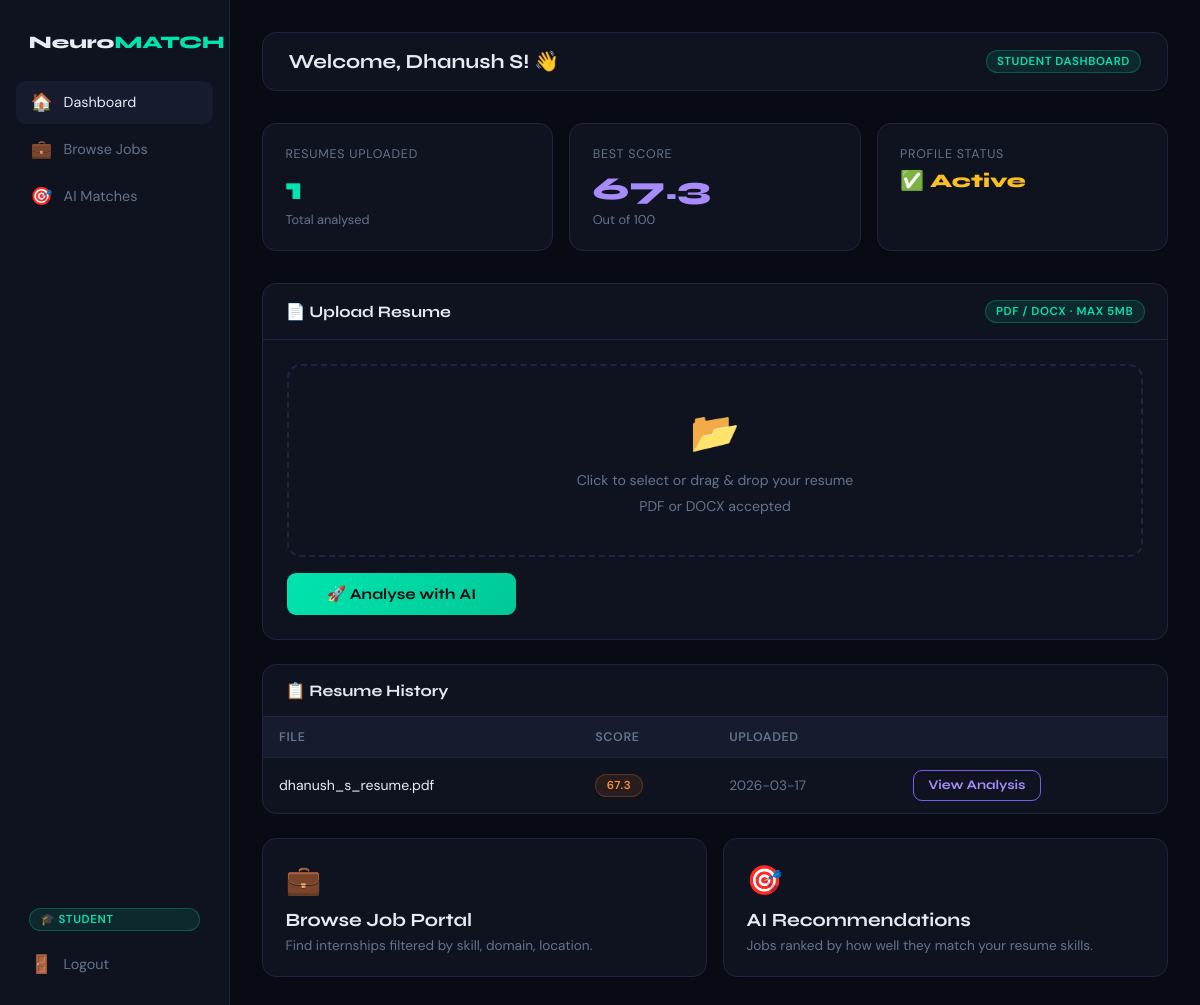
The app's page /user/dashboard (signed in) with its own data.
### tables this page shows
CREATE TABLE resumes (
        id           INTEGER PRIMARY KEY AUTOINCREMENT,
        user_id      INTEGER NOT NULL,
        filename     TEXT NOT NULL,
        skills       TEXT DEFAULT '[]',
        education    TEXT DEFAULT '',
        experience   TEXT DEFAULT '',
        score        REAL DEFAULT 0,
        keywords_json TEXT DEFAULT '{}',
        uploaded_at  TEXT DEFAULT (datetime('now')),
        FOREIGN KEY (user_id) REFERENCES users(id)
    );

### app.py (the view)
@app.route("/user/dashboard")
def user_dashboard():
    if session.get("role") != "user":
        return redirect(url_for("user_login"))
    conn    = get_db()
    resumes = qd(conn, "SELECT * FROM resumes WHERE user_id=? ORDER BY uploaded_at DESC",
                 (session["user_id"],))
    conn.close()
    return render_template("user_dashboard.html", name=session["user_name"], resumes=resumes)

### app.py (called while the page is built)
def get_db():
    conn = sqlite3.connect(DB_PATH)
    conn.row_factory = sqlite3.Row          # dict-like rows
    conn.execute("PRAGMA journal_mode=WAL") # safe concurrent writes
    return conn

def qd(conn, sql, args=(), one=False):
    cur = conn.execute(sql, args)
    rows = cur.fetchall()
    result = [dict(r) for r in rows]
    return result[0] if (one and result) else (None if one else result)

### templates/user_dashboard.html (shortened to what this page needs)
<!DOCTYPE html>
<html lang="en">
<head>
<link rel="stylesheet" href="{{ url_for('static', filename='css/style.css') }}">
</head>
<body>
<div class="dash-layout">
  <aside class="sidebar">
    <div class="sidebar-logo">Neuro<span>MATCH</span></div>
    <a href="{{ url_for('user_dashboard') }}" class="nav-link active"><span class="icon">🏠</span>Dashboard</a>
    <a href="{{ url_for('job_portal') }}"     class="nav-link"><span class="icon">💼</span>Browse Jobs</a>
    <a href="{{ url_for('job_recommend') }}"  class="nav-link"><span class="icon">🎯</span>AI Matches</a>
    <div style="flex:1"></div>
    <span class="badge badge-green" style="margin:.5rem .8rem">🎓 Student</span>
    <a href="{{ url_for('logout') }}" class="nav-link"><span class="icon">🚪</span>Logout</a>
  </aside>
  <main class="main-content">
    <div class="topbar">
      <h1>Welcome, {{ name }}! 👋</h1>
      <span class="badge badge-green">Student Dashboard</span>
    </div>
    <div class="stats-row">
      <div class="stat-card">
        <div class="lbl">Resumes Uploaded</div>
        <div class="val" style="color:var(--accent)">{{ resumes|length }}</div>
        <div class="sub">Total analysed</div>
      </div>
      <div class="stat-card">
        <div class="lbl">Best Score</div>
        <div class="val" style="color:#a78bfa">
          {% if resumes %}{{ "%.1f"|format(resumes[0].score) }}{% else %}—{% endif %}
        </div>
        <div class="sub">Out of 100</div>
      </div>
      <div class="stat-card">
        <div class="lbl">Profile Status</div>
        <div class="val" style="font-size:1.2rem;color:#fbbf24">
          {% if resumes %}✅ Active{% else %}⚠️ Incomplete{% endif %}
        </div>
      </div>
    </div>
    <div class="section-card">
      <div class="section-header">
        <h3>📄 Upload Resume</h3>
        <span class="badge badge-green">PDF / DOCX · Max 5MB</span>
      </div>
      <div style="padding:1.5rem">
        <form method="POST" action="{{ url_for('upload_resume') }}" enctype="multipart/form-data">
          <div class="upload-zone" id="dz" onclick="document.getElementById('rf').click()">
            <div class="uz-icon">📂</div>
            <p id="fn">Click to select or drag & drop your resume</p>
            <p class="text-sm mt-1">PDF or DOCX accepted</p>
          </div>
          <button class="btn btn-primary mt-2" type="submit" style="width:auto;padding:.75rem 2.5rem">
            🚀 Analyse with AI
          </button>
        </form>
      </div>
    </div>
    {% if resumes %}
    <div class="section-card">
      <div class="section-header"><h3>📋 Resume History</h3></div>
      <table>
        <thead><tr><th>File</th><th>Score</th><th>Uploaded</th><th></th></tr></thead>
        <tbody>
        {% for r in resumes %}
        <tr>
          <td>{{ r.filename }}</td>
          <td><span class="badge {% if r.score>=70 %}badge-green{% elif r.score>=50 %}badge-orange{% else %}badge-red{% endif %}">
            {{ "%.1f"|format(r.score) }}
          </span></td>
          <td class="text-muted text-sm">{{ r.uploaded_at[:10] if r.uploaded_at else '—' }}</td>
          <td><a href="{{ url_for('resume_result', rid=r.id) }}" class="btn btn-sm btn-outline">View Analysis</a></td>
        </tr>
        {% endfor %}
        </tbody>
      </table>
    </div>
    {% endif %}
    <div class="grid-2">
      <a href="{{ url_for('job_portal') }}" class="job-card">
        <div style="font-size:1.8rem;margin-bottom:.6rem">💼</div>
        <h3 style="margin-bottom:.4rem">Browse Job Portal</h3>
        <p class="text-muted text-sm">Find internships filtered by skill, domain, location.</p>
      </a>
      <a href="{{ url_for('job_recommend') }}" class="job-card">
        <div style="font-size:1.8rem;margin-bottom:.6rem">🎯</div>
        <h3 style="margin-bottom:.4rem">AI Recommendations</h3>
        <p class="text-muted text-sm">Jobs ranked by how well they match your resume skills.</p>
      </a>
    </div>
  </main>
</div>
</body>
</html>

### static/css/style.css (style rules this page uses)
:root { --bg: #080b14; --surface: #0f1320; --surf2: #161b2e; --border: #1d2540; --accent: #00e5b0; --purple: #7b5cf0; --warn: #f97316; --danger: #ef4444; --ok: #22c55e; --text: #e8eaf2; --muted: #64748b; --r: 14px; --glow: 0 0 40px rgba(0,229,176,.13); --shadow: 0 24px 60px rgba(0,0,0,.5); }
*,*::before,*::after { box-sizing:border-box;margin:0;padding:0 }
body { font-family:'DM Sans',sans-serif;background:var(--bg);color:var(--text);min-height:100vh }
h1,h2,h3,h4 { font-family:'Syne',sans-serif;font-weight:700 }
.btn { display:inline-block;padding:.8rem 1.6rem;border:none;border-radius:9px; font-family:'Syne',sans-serif;font-weight:700;font-size:.95rem;cursor:pointer; transition:opacity .2s,transform .15s;text-decoration:none;text-align:center }
.btn-primary { background:linear-gradient(135deg,var(--accent),#00c896);color:#060a10 }
.btn-outline { background:transparent;border:1px solid var(--purple);color:#a78bfa }
.btn-sm { padding:.4rem .9rem;font-size:.82rem }
.badge { display:inline-block;padding:.18rem .65rem;border-radius:20px; font-size:.72rem;font-weight:600;letter-spacing:.05em;text-transform:uppercase }
.badge-green { background:rgba(0,229,176,.1); color:var(--accent); border:1px solid rgba(0,229,176,.25) }
.badge-orange { background:rgba(249,115,22,.1);color:#fb923c; border:1px solid rgba(249,115,22,.25) }
.dash-layout { display:flex;min-height:100vh }
.sidebar { width:230px;min-height:100vh;background:var(--surface);border-right:1px solid var(--border); padding:1.5rem 1rem;flex-shrink:0;display:flex;flex-direction:column;gap:.25rem }
.sidebar-logo { font-family:'Syne',sans-serif;font-weight:800;font-size:1.1rem; padding:.5rem .8rem;margin-bottom:1rem }
.sidebar-logo span { color:var(--accent) }
.nav-link { display:flex;align-items:center;gap:.7rem;padding:.65rem .9rem;border-radius:9px; color:var(--muted);text-decoration:none;font-size:.9rem;transition:background .15s,color .15s }
.nav-link:hover,.nav-link.active { background:var(--surf2);color:var(--text) }
.nav-link .icon { font-size:1.1rem;width:22px;text-align:center }
.main-content { flex:1;padding:2rem;overflow-y:auto }
.topbar { display:flex;align-items:center;justify-content:space-between; background:var(--surface);border:1px solid var(--border); border-radius:var(--r);padding:1rem 1.6rem;margin-bottom:2rem }
.topbar h1 { font-size:1.25rem }
.stats-row { display:grid;grid-template-columns:repeat(auto-fit,minmax(155px,1fr));gap:1rem;margin-bottom:2rem }
.stat-card { background:var(--surface);border:1px solid var(--border);border-radius:var(--r);padding:1.4rem }
.stat-card .lbl { color:var(--muted);font-size:.78rem;text-transform:uppercase;letter-spacing:.06em;margin-bottom:.4rem }
.stat-card .val { font-family:'Syne',sans-serif;font-size:2rem;font-weight:800 }
.stat-card .sub { color:var(--muted);font-size:.8rem;margin-top:.2rem }
.section-card { background:var(--surface);border:1px solid var(--border);border-radius:var(--r);overflow:hidden;margin-bottom:1.5rem }
.section-header { padding:1rem 1.4rem;border-bottom:1px solid var(--border);display:flex;align-items:center;justify-content:space-between }
.section-header h3 { font-size:1rem }
table { width:100%;border-collapse:collapse }
thead { background:var(--surf2) }
th,td { padding:.75rem 1rem;text-align:left;font-size:.88rem;border-bottom:1px solid var(--border) }
th { font-weight:600;color:var(--muted);font-size:.78rem;text-transform:uppercase;letter-spacing:.05em }
tr:last-child td { border-bottom:none }
.upload-zone { border:2px dashed var(--border);border-radius:var(--r);padding:2.5rem; text-align:center;cursor:pointer;transition:border-color .2s,background .2s }
.upload-zone .uz-icon { font-size:2.5rem;margin-bottom:.8rem }
.upload-zone p { color:var(--muted);font-size:.88rem }
.job-card { background:var(--surface);border:1px solid var(--border);border-radius:var(--r); padding:1.4rem;transition:border-color .2s,transform .2s;text-decoration:none;display:block;color:var(--text) }
.text-muted { color:var(--muted) }
.text-sm { font-size:.85rem }
.mt-1 { margin-top:.5rem }
.mt-2 { margin-top:1rem }
.grid-2 { display:grid;grid-template-columns:1fr 1fr;gap:1rem }

### records on screen
resumes: score "67.3", filename "dhanush_s_resume.pdf", uploaded_at "2026-03-17"

### other values on screen
{{ name }} "Dhanush S"
{{ resumes|length }} "1"
